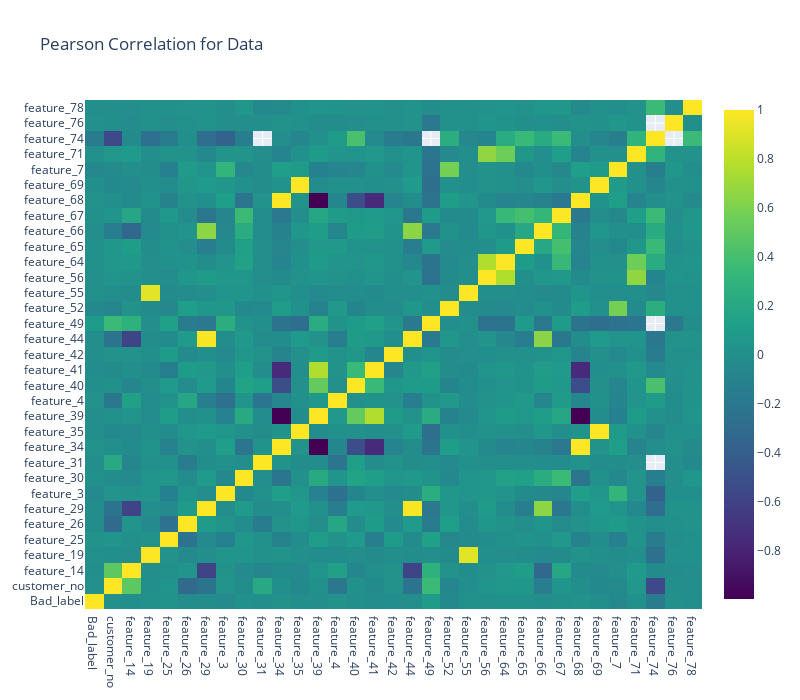

Notebook source saved alongside this figure:
### Code cell
# creating a list of only numerical values
categorical_data = []
for col, value in data.iteritems():
    if value.dtype == 'object':
        categorical_data.append(col)

# Store the numerical columns in a list numerical
numerical_data = data.columns.difference(categorical_data)

data3 = [go.Heatmap(
        z=data[numerical_data].astype(float).corr().values, # Generating the Pearson correlation
        x=data[numerical_data].columns.values,
        y=data[numerical_data].columns.values,
        colorscale='Viridis',
        reversescale = False,
        opacity = 1.0
        
    )
]


layout = go.Layout(
    title='Pearson Correlation for Data',
    xaxis = dict(ticks='', nticks=36),
    yaxis = dict(ticks='' ),
    width = 800, height = 700,
    
)


fig = go.Figure(data=data3, layout=layout)
py.iplot(fig, filename='labelled-heatmap')

### Figure 1 — Plotly figure (JSON) as saved in the notebook; plotly's stock layout.template omitted (floating-point values rounded to 4 significant figures; data arrays with more than 128 entries replaced by an {"elided": "..."} marker saying what was removed)
{"data": [{"colorscale": [[0, "#440154"], [0.1111, "#482878"], [0.2222, "#3e4989"], [0.3333, "#31688e"], [0.4444, "#26828e"], [0.5556, "#1f9e89"], [0.6667, "#35b779"], [0.7778, "#6ece58"], [0.8889, "#b5de2b"], [1, "#fde725"]], "opacity": 1, "reversescale": false, "type": "heatmap", "x": ["Bad_label", "customer_no", "feature_14", "feature_19", "feature_25", "feature_26", "feature_29", "feature_3", "feature_30", "feature_31", "feature_34", "feature_35", "feature_39", "feature_4", "feature_40", "feature_41", "feature_42", "feature_44", "feature_49", "feature_52", "feature_55", "feature_56", "feature_64", "feature_65", "feature_66", "feature_67", "feature_68", "feature_69", "feature_7", "feature_71", "feature_74", "feature_76", "feature_78"], "y": ["Bad_label", "customer_no", "feature_14", "feature_19", "feature_25", "feature_26", "feature_29", "feature_3", "feature_30", "feature_31", "feature_34", "feature_35", "feature_39", "feature_4", "feature_40", "feature_41", "feature_42", "feature_44", "feature_49", "feature_52", "feature_55", "feature_56", "feature_64", "feature_65", "feature_66", "feature_67", "feature_68", "feature_69", "feature_7", "feature_71", "feature_74", "feature_76", "feature_78"], "z": {"elided": "33x33 float values"}}], "layout": {"height": 700, "title": {"text": "Pearson Correlation for Data"}, "width": 800, "xaxis": {"nticks": 36, "ticks": ""}, "yaxis": {"ticks": ""}}}
